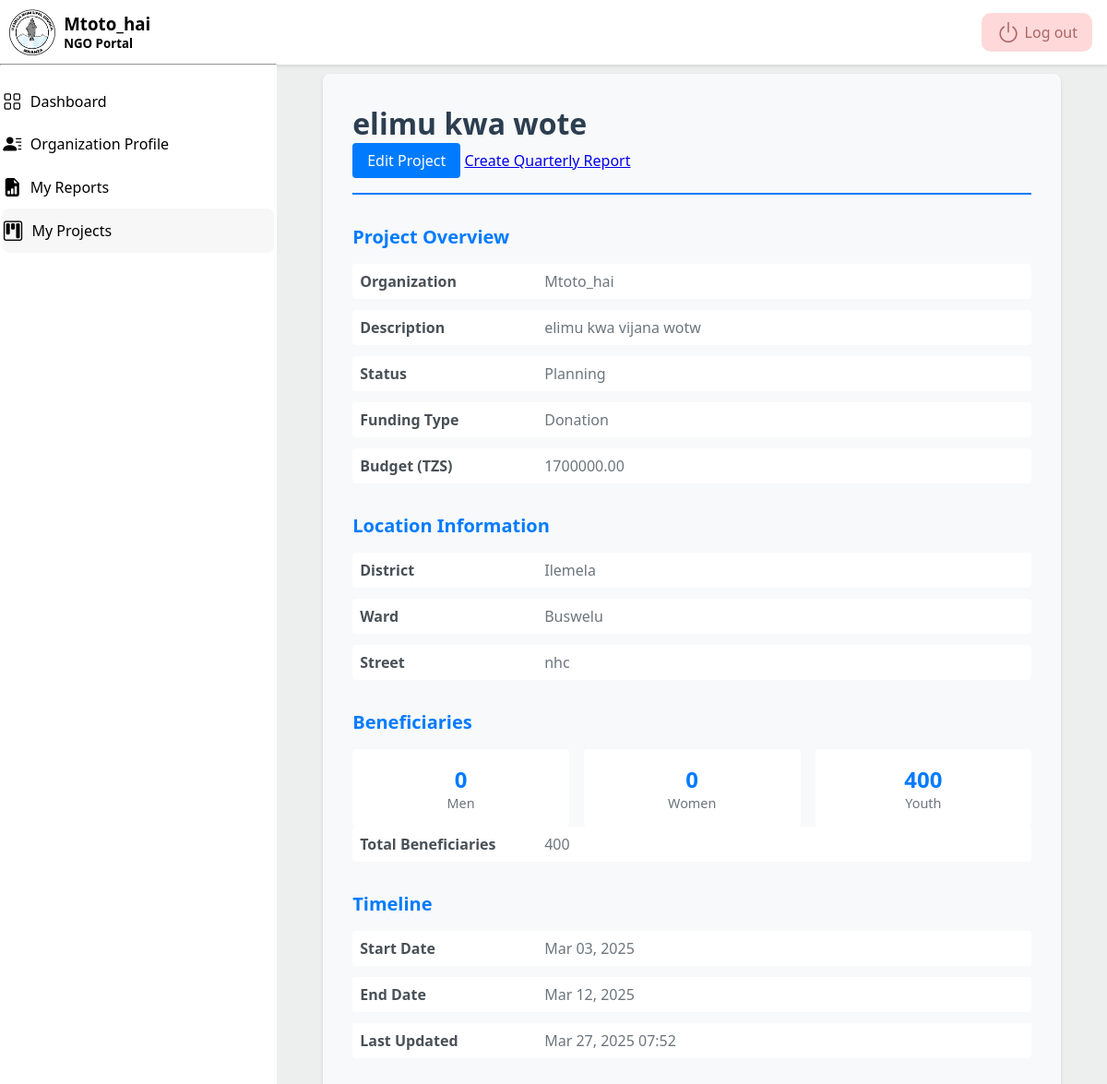
The app's page /2/ (signed in), older data.
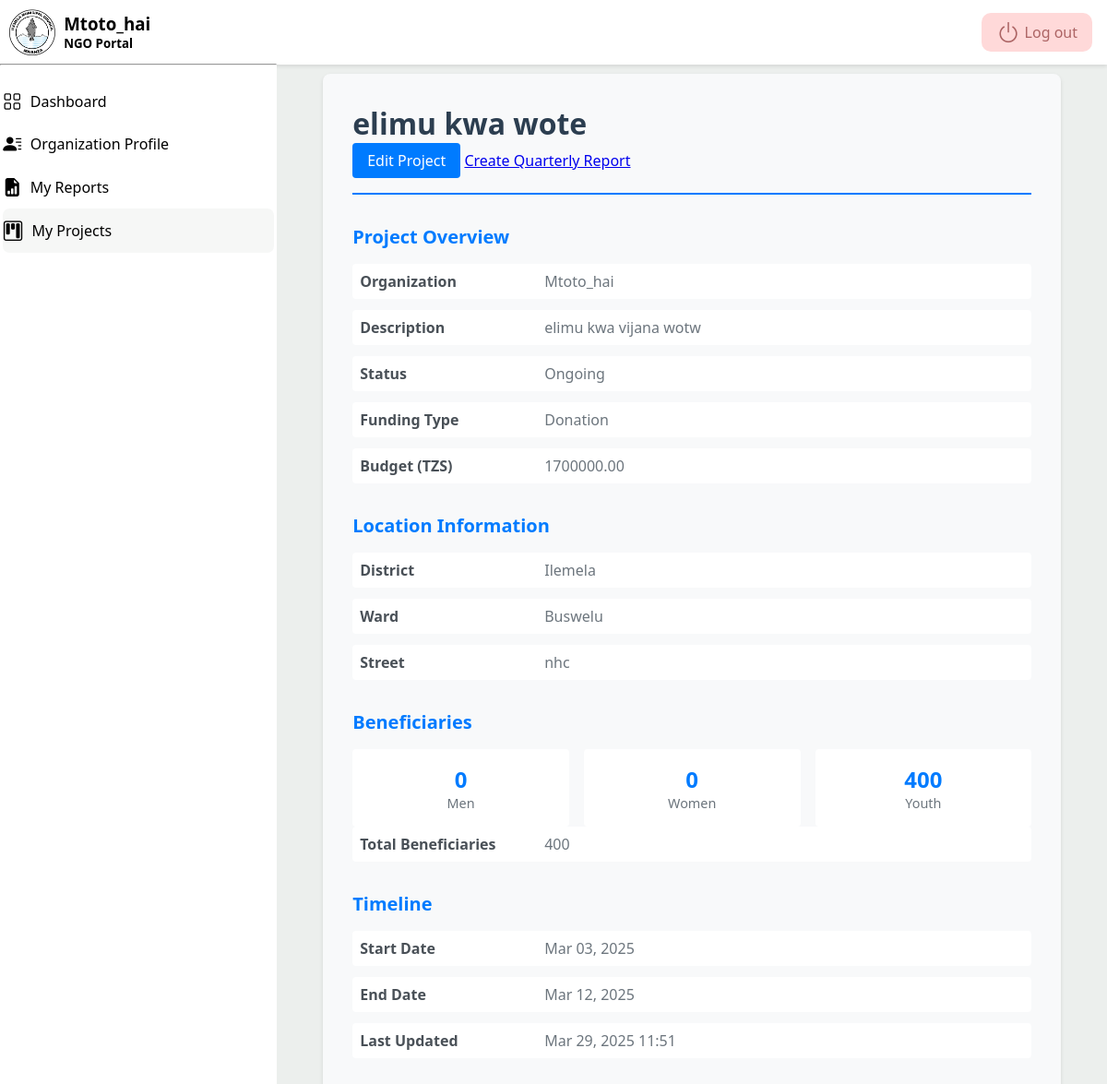
The same page, newer data.
### project/models.py (models this page shows, shortened)
class Project(models.Model):
	class Status(models.TextChoices):
		PLANNING = 'PLAN', _('Planning')
		ONGOING = 'ONGO', _('Ongoing')
		COMPLETED = 'COMP', _('Completed')
		SUSPENDED = 'SUSP', _('Suspended')
	class FundingType(models.TextChoices):
		GRANT = 'GRANT', _('Grant')  # Fixed typo (GRANT → GRANT)
		DONATION = 'DON', _('Donation')
		SELF_FUNDED = 'SELF', _('Self-Funded')
		PARTNERSHIP = 'PART', _('Partnership')
	class WardChoices(models.TextChoices):
		NYAKATO = 'NYAKATO', _('Nyakato')
		BUSWELU = 'BUSWELU', _('Buswelu')
		ILEMELA = 'ILEMELA', _('Ilemela')
		PASIANSI = 'PASIANSI', _('Pasiansi')
		BUGOBWA = 'BUGOBWA', _('Bugogwa')  # Fixed typo (Bugogwa → BUGOBWA)
		SANGABUYE = 'SANGABUYE', _('Sangabuye')
		MECCO = 'MECCO', _('MECCO')
		BUZURUGA = 'BUZURUGA', _('Buzuruga')
		NYASAKA = 'NYASAKA', _('Nyasaka')
		KAHAMA = 'KAHAMA', _('Kahama')
		KISEKE = 'KISEKE', _('Kiseke')
		KAYENZE = 'KAYENZE', _('Kayenze')
		SHIBULA = 'SHIBULA', _('Shibula')
		KAWEEKAMO = 'KAWEEKAMO', _('Kawekamo')
		KITANGIRI = 'KITANGIRI', _('Kitangiri')
		KIRUMBA = 'KIRUMBA', _('Kirumba')
		NYAMANORO = 'NYAMANORO', _('Nyamanoro')
		IBUNGILO = 'IBUNGILO', _('Ibungilo')
		NYAMHONGOLO = 'NYAMHONGOLO', _('Nyamhongolo')
	name = models.CharField(_("Project Name"), max_length=255)
	description = models.TextField(_("Project Description"))
	organization = models.ForeignKey(
		settings.AUTH_USER_MODEL,
		related_name='projects',
		on_delete=models.CASCADE
	)
	start_date = models.DateField(_("Start Date"))
	end_date = models.DateField(_("End Date"), blank=True, null=True)
	status = models.CharField(
		_("Project Status"),
		max_length=4,
		choices=Status.choices,
		default=Status.PLANNING
	)
	funding_type = models.CharField(
		_("Funding Type"),
		max_length=5,
		choices=FundingType.choices,
		default=FundingType.GRANT
	)
	budget = models.DecimalField(
		_("Project Budget (TZS)"),
		max_digits=14,
		decimal_places=2,
		blank=True,
		null=True
	)
	men = models.IntegerField(_("Men Beneficiaries"), default=0)
	women = models.IntegerField(_("Women Beneficiaries"), default=0)
	youth = models.IntegerField(_("Youth Beneficiaries"), default=0)
	district = models.CharField(
		_("District"),
		max_length=20,
		default="Ilemela",
		editable=False  # Prevents editing in admin/forms
	)
	ward = models.CharField(
		_("Ward"),
		max_length=20,
		choices=WardChoices.choices
	)
	street = models.CharField(_("Street"), max_length=100)
	created_at = models.DateTimeField(auto_now_add=True)
	updated_at = models.DateTimeField(auto_now=True)
	class Meta:
		verbose_name = _("Project")
		verbose_name_plural = _("Projects")
		ordering = ['-created_at']
		indexes = [
			models.Index(fields=['status']),
			models.Index(fields=['organization']),
		]
	@property
	def total_beneficiaries(self):
		return self.men + self.women + self.youth

### project/views.py (the view)
# urls.py: path('<int:pk>/', views.project_details, name='project_details'),
@login_required
def project_details(request, pk):
	project = get_object_or_404(Project, pk=pk)
	if not (request.user.is_staff or project.organization == request.user):
		return redirect('permission_denied')
	return render(request, 'project/detail.html', {'project': project, 'section':'project',})

### project/templates/project/detail.html (shortened to what this page needs)
{% extends "user_account/base.html" %}
{% load i18n %}
{% block content %}
<div class="project-container">
	<div class="project-header">
    <h1 class="project-title">{{ project.name }}</h1>
    {% if request.user == project.organization or request.user.is_staff %}
        <a href="{% url 'project:project_edit' pk=project.pk %}" class="edit-button">
            {% trans "Edit Project" %}
        </a>
        <a href="{% url 'reports:report_create' project_id=project.pk %}" class="create-report-button">
            {% trans "Create Quarterly Report" %}
        </a>
    {% endif %}
  </div>
	<div class="project-section">
		<h2 class="section-title">{% trans "Project Overview" %}</h2>
		<div class="detail-row">
			<div class="detail-label">{% trans "Organization" %}</div>
			<div class="detail-value">{{ project.organization }}</div>
		</div>
		<div class="detail-row">
			<div class="detail-label">{% trans "Description" %}</div>
			<div class="detail-value">{{ project.description }}</div>
		</div>
		<div class="detail-row">
			<div class="detail-label">{% trans "Status" %}</div>
			<div class="detail-value">{{ project.get_status_display }}</div>
		</div>
		<div class="detail-row">
			<div class="detail-label">{% trans "Funding Type" %}</div>
			<div class="detail-value">{{ project.get_funding_type_display }}</div>
		</div>
		<div class="detail-row">
			<div class="detail-label">{% trans "Budget (TZS)" %}</div>
			<div class="detail-value">{{ project.budget|default:"-" }}</div>
		</div>
	</div>
	<div class="project-section">
		<h2 class="section-title">{% trans "Location Information" %}</h2>
		<div class="detail-row">
			<div class="detail-label">{% trans "District" %}</div>
			<div class="detail-value">{{ project.district }}</div>
		</div>
		<div class="detail-row">
			<div class="detail-label">{% trans "Ward" %}</div>
			<div class="detail-value">{{ project.get_ward_display }}</div>
		</div>
		<div class="detail-row">
			<div class="detail-label">{% trans "Street" %}</div>
			<div class="detail-value">{{ project.street }}</div>
		</div>
	</div>
	<div class="project-section">
		<h2 class="section-title">{% trans "Beneficiaries" %}</h2>
		<div class="beneficiary-stats">
			<div class="stat-box">
				<div class="stat-value">{{ project.men }}</div>
				<div class="stat-label">{% trans "Men" %}</div>
			</div>
			<div class="stat-box">
				<div class="stat-value">{{ project.women }}</div>
				<div class="stat-label">{% trans "Women" %}</div>
			</div>
			<div class="stat-box">
				<div class="stat-value">{{ project.youth }}</div>
				<div class="stat-label">{% trans "Youth" %}</div>
			</div>
		</div>
		<div class="detail-row">
			<div class="detail-label">{% trans "Total Beneficiaries" %}</div>
			<div class="detail-value">{{ project.total_beneficiaries }}</div>
		</div>
	</div>
	<div class="project-section">
		<h2 class="section-title">{% trans "Timeline" %}</h2>
		<div class="detail-row">
			<div class="detail-label">{% trans "Start Date" %}</div>
			<div class="detail-value">{{ project.start_date|date:"M d, Y" }}</div>
		</div>
		<div class="detail-row">
			<div class="detail-label">{% trans "End Date" %}</div>
			<div class="detail-value">
				{% if project.end_date %}
					{{ project.end_date|date:"M d, Y" }}
				{% else %}
					{% trans "Ongoing" %}
				{% endif %}
			</div>
		</div>
		<div class="detail-row">
			<div class="detail-label">{% trans "Last Updated" %}</div>
			<div class="detail-value">{{ project.updated_at|date:"M d, Y H:i" }}</div>
		</div>
	</div>
</div>
{% endblock %}

Row changes from the older to the newer data that the page shows:
changed Project "elimu kwa wote": status "Planning" → "Ongoing"; updated_at "Mar 27, 2025 07:52" → "Mar 29, 2025 11:51"
